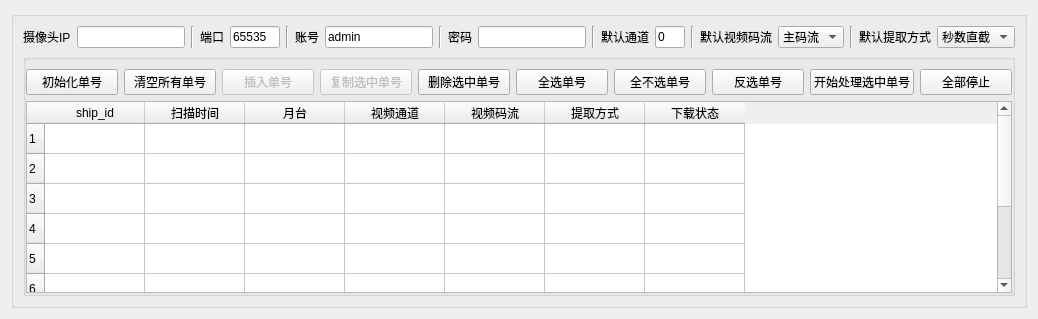
      <widget class="QWidget" name="GetVideo">
       <layout class="QGridLayout" name="gridLayout_6">
        <item row="0" column="0">
         <widget class="QGroupBox" name="groupBox_10">
          <property name="title">
           <string/>
          </property>
          <layout class="QGridLayout" name="gridLayout">
           <item row="0" column="0">
            <widget class="QLabel" name="label_17">
             <property name="text">
              <string>摄像头IP</string>
             </property>
            </widget>
           </item>
           <item row="0" column="1">
            <widget class="QLineEdit" name="iPLineEdit">
             <property name="sizePolicy">
              <sizepolicy hsizetype="Expanding" vsizetype="Fixed">
               <horstretch>1</horstretch>
               <verstretch>0</verstretch>
              </sizepolicy>
             </property>
            </widget>
           </item>
           <item row="0" column="2">
            <widget class="Line" name="line">
             <property name="orientation">
              <enum>Qt::Vertical</enum>
             </property>
            </widget>
           </item>
           <item row="0" column="3">
            <widget class="QLabel" name="label_19">
             <property name="text">
              <string>端口</string>
             </property>
            </widget>
           </item>
           <item row="0" column="4">
            <widget class="QLineEdit" name="portLE">
             <property name="sizePolicy">
              <sizepolicy hsizetype="Expanding" vsizetype="Fixed">
               <horstretch>1</horstretch>
               <verstretch>0</verstretch>
              </sizepolicy>
             </property>
             <property name="maximumSize">
              <size>
               <width>50</width>
               <height>16777215</height>
              </size>
             </property>
             <property name="text">
              <string>65535</string>
             </property>
            </widget>
           </item>
           <item row="0" column="5">
            <widget class="Line" name="line_2">
             <property name="orientation">
              <enum>Qt::Vertical</enum>
             </property>
            </widget>
           </item>
           <item row="0" column="6">
            <widget class="QLabel" name="label_16">
             <property name="text">
              <string>账号</string>
             </property>
            </widget>
           </item>
           <item row="0" column="7">
            <widget class="QLineEdit" name="usernmLE">
             <property name="sizePolicy">
              <sizepolicy hsizetype="Expanding" vsizetype="Fixed">
               <horstretch>1</horstretch>
               <verstretch>0</verstretch>
              </sizepolicy>
             </property>
             <property name="text">
              <string>admin</string>
             </property>
            </widget>
           </item>
           <item row="0" column="8">
            <widget class="Line" name="line_3">
             <property name="orientation">
              <enum>Qt::Vertical</enum>
             </property>
            </widget>
           </item>
           <item row="0" column="9">
            <widget class="QLabel" name="label_18">
             <property name="text">
              <string>密码</string>
             </property>
            </widget>
           </item>
           <item row="0" column="10">
            <widget class="QLineEdit" name="passwdLE">
             <property name="sizePolicy">
              <sizepolicy hsizetype="Expanding" vsizetype="Fixed">
               <horstretch>1</horstretch>
               <verstretch>0</verstretch>
              </sizepolicy>
             </property>
            </widget>
           </item>
           <item row="0" column="11">
            <widget class="Line" name="line_4">
             <property name="orientation">
              <enum>Qt::Vertical</enum>
             </property>
            </widget>
           </item>
           <item row="0" column="12">
            <widget class="QLabel" name="label_20">
             <property name="text">
              <string>默认通道</string>
             </property>
            </widget>
           </item>
           <item row="0" column="13">
            <widget class="QLineEdit" name="defaultChannelLE">
             <property name="sizePolicy">
              <sizepolicy hsizetype="Expanding" vsizetype="Fixed">
               <horstretch>1</horstretch>
               <verstretch>0</verstretch>
              </sizepolicy>
             </property>
             <property name="maximumSize">
              <size>
               <width>30</width>
               <height>16777215</height>
              </size>
             </property>
             <property name="text">
              <string>0</string>
             </property>
            </widget>
           </item>
           <item row="0" column="14">
            <widget class="Line" name="line_5">
             <property name="orientation">
              <enum>Qt::Vertical</enum>
             </property>
            </widget>
           </item>
           <item row="0" column="15">
            <widget class="QLabel" name="label_22">
             <property name="text">
              <string>默认视频码流</string>
             </property>
            </widget>
           </item>
           <item row="0" column="16">
            <widget class="QComboBox" name="defaultStreamCB">
             <item>
              <property name="text">
               <string>主码流</string>
              </property>
             </item>
             <item>
              <property name="text">
               <string>辅码流</string>
              </property>
             </item>
            </widget>
           </item>
           <item row="0" column="17">
            <widget class="Line" name="line_6">
             <property name="orientation">
              <enum>Qt::Vertical</enum>
             </property>
            </widget>
           </item>
           <item row="0" column="18">
            <widget class="QLabel" name="label_21">
             <property name="text">
              <string>默认提取方式</string>
             </property>
            </widget>
           </item>
           <item row="0" column="19">
            <widget class="QComboBox" name="defaultEttractionMethodCB">
             <property name="minimumSize">
              <size>
               <width>73</width>
               <height>0</height>
              </size>
             </property>
             <item>
              <property name="text">
               <string>秒数直截</string>
              </property>
             </item>
            </widget>
           </item>
           <item row="1" column="0" colspan="20">
            <widget class="QGroupBox" name="groupBox_45">
             <property name="title">
              <string/>
             </property>
             <layout class="QGridLayout" name="gridLayout_5">
              <property name="leftMargin">
               <number>0</number>
              </property>
              <property name="rightMargin">
               <number>0</number>
              </property>
              <property name="bottomMargin">
               <number>0</number>
              </property>
              <item row="0" column="5">
               <widget class="QPushButton" name="ListSelAllPB">
                <property name="text">
                 <string>全选单号</string>
                </property>
               </widget>
              </item>
              <item row="0" column="3">
               <widget class="QPushButton" name="ListSelCopyPB">
                <property name="enabled">
                 <bool>false</bool>
                </property>
                <property name="text">
                 <string>复制选中单号</string>
                </property>
               </widget>
              </item>
              <item row="0" column="0">
               <widget class="QPushButton" name="ListIniPB">
                <property name="toolTip">
                 <string>主动获取和被动self变量调取是一样的</string>
                </property>
                <property name="text">
                 <string>初始化单号</string>
                </property>
               </widget>
              </item>
              <item row="0" column="1">
               <widget class="QPushButton" name="ListClearPB">
                <property name="text">
                 <string>清空所有单号</string>
                </property>
               </widget>
              </item>
              <item row="0" column="6">
               <widget class="QPushButton" name="ListSelNonePB">
                <property name="text">
                 <string>全不选单号</string>
                </property>
               </widget>
              </item>
              <item row="0" column="8">
               <widget class="QPushButton" name="ListSelHandlePB">
                <property name="text">
                 <string>开始处理选中单号</string>
                </property>
               </widget>
              </item>
              <item row="0" column="7">
               <widget class="QPushButton" name="ListSelInversePB">
                <property name="text">
                 <string>反选单号</string>
                </property>
               </widget>
              </item>
              <item row="0" column="2">
               <widget class="QPushButton" name="ListInsertPB">
                <property name="enabled">
                 <bool>false</bool>
                </property>
                <property name="text">
                 <string>插入单号</string>
                </property>
               </widget>
              </item>
              <item row="0" column="4">
               <widget class="QPushButton" name="ListSelDeletePB">
                <property name="text">
                 <string>删除选中单号</string>
                </property>
               </widget>
              </item>
              <item row="0" column="9">
               <widget class="QPushButton" name="ListAllStopPB">
                <property name="text">
                 <string>全部停止</string>
                </property>
               </widget>
              </item>
              <item row="1" column="0" colspan="10">
               <widget class="QTableWidget" name="shipHandleTW">
                <row>
                 <property name="text">
                  <string>1</string>
                 </property>
                </row>
                <row>
                 <property name="text">
                  <string>2</string>
                 </property>
                </row>
                <row>
                 <property name="text">
                  <string>3</string>
                 </property>
                </row>
                <row>
                 <property name="text">
                  <string>4</string>
                 </property>
                </row>
                <row>
                 <property name="text">
                  <string>5</string>
                 </property>
                </row>
                <row>
                 <property name="text">
                  <string>6</string>
                 </property>
                </row>
                <row>
                 <property name="text">
                  <string>7</string>
                 </property>
                </row>
                <row>
                 <property name="text">
                  <string>8</string>
                 </property>
                </row>
                <row>
                 <property name="text">
                  <string>10</string>
                 </property>
                </row>
                <column>
                 <property name="text">
                  <string>ship_id</string>
                 </property>
                </column>
                <column>
                 <property name="text">
                  <string>扫描时间</string>
                 </property>
                </column>
                <column>
                 <property name="text">
                  <string>月台</string>
                 </property>
                </column>
                <column>
                 <property name="text">
                  <string>视频通道</string>
                 </property>
                </column>
                <column>
                 <property name="text">
                  <string>视频码流</string>
                 </property>
                </column>
                <column>
                 <property name="text">
                  <string>提取方式</string>
                 </property>
                </column>
                <column>
                 <property name="text">
                  <string>下载状态</string>
                 </property>
                </column>
               </widget>
              </item>
             </layout>
            </widget>
           </item>
          </layout>
         </widget>
        </item>
       </layout>
      </widget>
